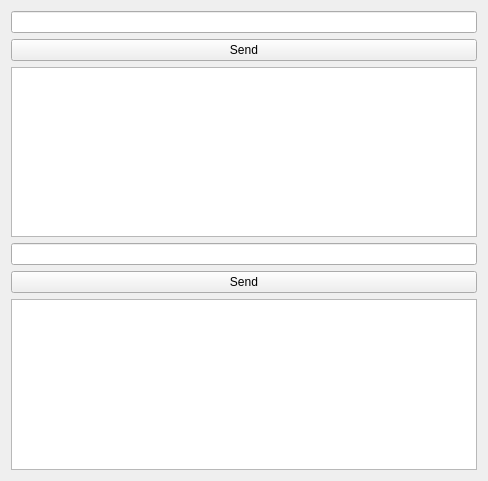
<?xml version="1.0" encoding="UTF-8"?>
<ui version="4.0">
 <class>MainWindow</class>
 <widget class="QMainWindow" name="MainWindow">
  <property name="geometry">
   <rect>
    <x>0</x>
    <y>0</y>
    <width>488</width>
    <height>481</height>
   </rect>
  </property>
  <property name="windowTitle">
   <string>MainWindow</string>
  </property>
  <widget class="QWidget" name="centralWidget">
   <layout class="QVBoxLayout" name="verticalLayout">
    <item>
     <widget class="QLineEdit" name="input1"/>
    </item>
    <item>
     <widget class="QPushButton" name="sendButton1">
      <property name="text">
       <string>Send</string>
      </property>
     </widget>
    </item>
    <item>
     <widget class="QTextEdit" name="textEdit1"/>
    </item>
    <item>
     <widget class="QLineEdit" name="input2"/>
    </item>
    <item>
     <widget class="QPushButton" name="sendButton2">
      <property name="text">
       <string>Send</string>
      </property>
     </widget>
    </item>
    <item>
     <widget class="QTextEdit" name="textEdit2"/>
    </item>
   </layout>
  </widget>
  <widget class="QMenuBar" name="menuBar">
   <property name="geometry">
    <rect>
     <x>0</x>
     <y>0</y>
     <width>488</width>
     <height>22</height>
    </rect>
   </property>
  </widget>
 </widget>
 <layoutdefault spacing="6" margin="11"/>
 <resources/>
 <connections/>
</ui>
